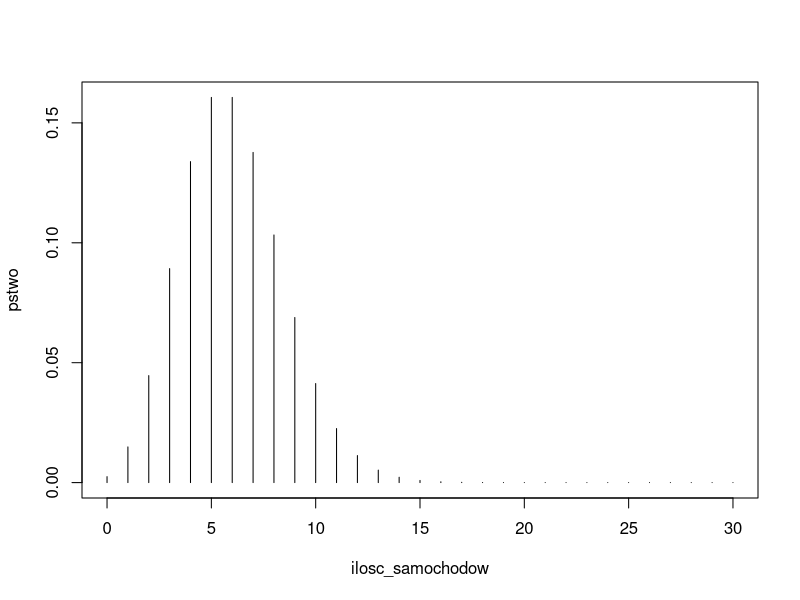

This figure's R source:
cat("Podpunkt 1\n")
print(dpois(x=5, lambda=6))
cat("\nPodpunkt 2\n")
print(ppois(q=3, lambda=6, lower.tail=FALSE))
cat("\nPodpunkt 3\n")
print(ppois(q=5, lambda=6)-ppois(q=2, lambda=6))
cat("\nPodpunkt 4\n")
ilosc_samochodow<-0:30
pstwo<-dpois(x=ilosc_samochodow, lambda = 6)
plot(x=ilosc_samochodow, y=pstwo, type="h")